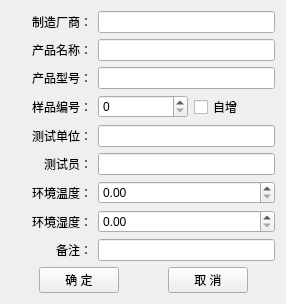
<?xml version="1.0" encoding="UTF-8"?>
<ui version="4.0">
 <class>HProductEditDialog</class>
 <widget class="QDialog" name="HProductEditDialog">
  <property name="geometry">
   <rect>
    <x>0</x>
    <y>0</y>
    <width>286</width>
    <height>304</height>
   </rect>
  </property>
  <property name="windowTitle">
   <string>Dialog</string>
  </property>
  <layout class="QGridLayout" name="gridLayout">
   <item row="0" column="0">
    <widget class="QLabel" name="label_01">
     <property name="minimumSize">
      <size>
       <width>60</width>
       <height>0</height>
      </size>
     </property>
     <property name="text">
      <string>制造厂商：</string>
     </property>
     <property name="alignment">
      <set>Qt::AlignRight|Qt::AlignTrailing|Qt::AlignVCenter</set>
     </property>
     <property name="buddy">
      <cstring>lineEdit_01</cstring>
     </property>
    </widget>
   </item>
   <item row="0" column="1" colspan="2">
    <widget class="QLineEdit" name="lineEdit_01">
     <property name="minimumSize">
      <size>
       <width>90</width>
       <height>0</height>
      </size>
     </property>
     <property name="alignment">
      <set>Qt::AlignCenter</set>
     </property>
    </widget>
   </item>
   <item row="1" column="0">
    <widget class="QLabel" name="label_02">
     <property name="minimumSize">
      <size>
       <width>60</width>
       <height>0</height>
      </size>
     </property>
     <property name="text">
      <string>产品名称：</string>
     </property>
     <property name="alignment">
      <set>Qt::AlignRight|Qt::AlignTrailing|Qt::AlignVCenter</set>
     </property>
     <property name="buddy">
      <cstring>lineEdit_02</cstring>
     </property>
    </widget>
   </item>
   <item row="1" column="1" colspan="2">
    <widget class="QLineEdit" name="lineEdit_02">
     <property name="minimumSize">
      <size>
       <width>90</width>
       <height>0</height>
      </size>
     </property>
     <property name="alignment">
      <set>Qt::AlignCenter</set>
     </property>
    </widget>
   </item>
   <item row="2" column="0">
    <widget class="QLabel" name="label_03">
     <property name="minimumSize">
      <size>
       <width>60</width>
       <height>0</height>
      </size>
     </property>
     <property name="text">
      <string>产品型号：</string>
     </property>
     <property name="alignment">
      <set>Qt::AlignRight|Qt::AlignTrailing|Qt::AlignVCenter</set>
     </property>
     <property name="buddy">
      <cstring>lineEdit_03</cstring>
     </property>
    </widget>
   </item>
   <item row="2" column="1" colspan="2">
    <widget class="QLineEdit" name="lineEdit_03">
     <property name="minimumSize">
      <size>
       <width>90</width>
       <height>0</height>
      </size>
     </property>
     <property name="alignment">
      <set>Qt::AlignCenter</set>
     </property>
    </widget>
   </item>
   <item row="3" column="0">
    <widget class="QLabel" name="label_04">
     <property name="minimumSize">
      <size>
       <width>72</width>
       <height>0</height>
      </size>
     </property>
     <property name="text">
      <string>样品编号：</string>
     </property>
     <property name="alignment">
      <set>Qt::AlignRight|Qt::AlignTrailing|Qt::AlignVCenter</set>
     </property>
     <property name="buddy">
      <cstring>spinBox_01</cstring>
     </property>
    </widget>
   </item>
   <item row="3" column="1">
    <widget class="QSpinBox" name="spinBox_01">
     <property name="minimumSize">
      <size>
       <width>90</width>
       <height>0</height>
      </size>
     </property>
    </widget>
   </item>
   <item row="3" column="2">
    <widget class="QCheckBox" name="checkBox_01">
     <property name="text">
      <string>自增</string>
     </property>
    </widget>
   </item>
   <item row="4" column="0">
    <widget class="QLabel" name="label_10">
     <property name="minimumSize">
      <size>
       <width>72</width>
       <height>0</height>
      </size>
     </property>
     <property name="text">
      <string>测试单位：</string>
     </property>
     <property name="alignment">
      <set>Qt::AlignRight|Qt::AlignTrailing|Qt::AlignVCenter</set>
     </property>
     <property name="buddy">
      <cstring>lineEdit_05</cstring>
     </property>
    </widget>
   </item>
   <item row="4" column="1" colspan="2">
    <widget class="QLineEdit" name="lineEdit_07">
     <property name="minimumSize">
      <size>
       <width>90</width>
       <height>0</height>
      </size>
     </property>
     <property name="alignment">
      <set>Qt::AlignCenter</set>
     </property>
    </widget>
   </item>
   <item row="5" column="0">
    <widget class="QLabel" name="label_06">
     <property name="minimumSize">
      <size>
       <width>72</width>
       <height>0</height>
      </size>
     </property>
     <property name="text">
      <string>测试员：</string>
     </property>
     <property name="alignment">
      <set>Qt::AlignRight|Qt::AlignTrailing|Qt::AlignVCenter</set>
     </property>
     <property name="buddy">
      <cstring>lineEdit_05</cstring>
     </property>
    </widget>
   </item>
   <item row="5" column="1" colspan="2">
    <widget class="QLineEdit" name="lineEdit_05">
     <property name="minimumSize">
      <size>
       <width>90</width>
       <height>0</height>
      </size>
     </property>
     <property name="alignment">
      <set>Qt::AlignCenter</set>
     </property>
    </widget>
   </item>
   <item row="6" column="0">
    <widget class="QLabel" name="label_07">
     <property name="minimumSize">
      <size>
       <width>72</width>
       <height>0</height>
      </size>
     </property>
     <property name="text">
      <string>环境温度：</string>
     </property>
     <property name="alignment">
      <set>Qt::AlignRight|Qt::AlignTrailing|Qt::AlignVCenter</set>
     </property>
     <property name="buddy">
      <cstring>doubleSpinBox_01</cstring>
     </property>
    </widget>
   </item>
   <item row="6" column="1" colspan="2">
    <widget class="QDoubleSpinBox" name="doubleSpinBox_01">
     <property name="minimumSize">
      <size>
       <width>90</width>
       <height>0</height>
      </size>
     </property>
    </widget>
   </item>
   <item row="7" column="0">
    <widget class="QLabel" name="label_08">
     <property name="minimumSize">
      <size>
       <width>72</width>
       <height>0</height>
      </size>
     </property>
     <property name="text">
      <string>环境湿度：</string>
     </property>
     <property name="alignment">
      <set>Qt::AlignRight|Qt::AlignTrailing|Qt::AlignVCenter</set>
     </property>
     <property name="buddy">
      <cstring>doubleSpinBox_02</cstring>
     </property>
    </widget>
   </item>
   <item row="8" column="0">
    <widget class="QLabel" name="label_09">
     <property name="minimumSize">
      <size>
       <width>60</width>
       <height>0</height>
      </size>
     </property>
     <property name="text">
      <string>备注：</string>
     </property>
     <property name="alignment">
      <set>Qt::AlignRight|Qt::AlignTrailing|Qt::AlignVCenter</set>
     </property>
     <property name="buddy">
      <cstring>lineEdit_01</cstring>
     </property>
    </widget>
   </item>
   <item row="8" column="1" colspan="2">
    <widget class="QLineEdit" name="lineEdit_06">
     <property name="minimumSize">
      <size>
       <width>90</width>
       <height>0</height>
      </size>
     </property>
     <property name="alignment">
      <set>Qt::AlignCenter</set>
     </property>
    </widget>
   </item>
   <item row="9" column="0" colspan="3">
    <layout class="QHBoxLayout" name="horizontalLayout_3">
     <property name="spacing">
      <number>9</number>
     </property>
     <item>
      <spacer name="horizontalSpacer_21">
       <property name="orientation">
        <enum>Qt::Horizontal</enum>
       </property>
       <property name="sizeHint" stdset="0">
        <size>
         <width>20</width>
         <height>20</height>
        </size>
       </property>
      </spacer>
     </item>
     <item>
      <widget class="QPushButton" name="pushButton_01">
       <property name="text">
        <string>确 定</string>
       </property>
       <property name="autoDefault">
        <bool>false</bool>
       </property>
      </widget>
     </item>
     <item>
      <spacer name="horizontalSpacer_22">
       <property name="orientation">
        <enum>Qt::Horizontal</enum>
       </property>
       <property name="sizeHint" stdset="0">
        <size>
         <width>40</width>
         <height>20</height>
        </size>
       </property>
      </spacer>
     </item>
     <item>
      <widget class="QPushButton" name="pushButton_02">
       <property name="text">
        <string>取 消</string>
       </property>
       <property name="autoDefault">
        <bool>false</bool>
       </property>
      </widget>
     </item>
     <item>
      <spacer name="horizontalSpacer_29">
       <property name="orientation">
        <enum>Qt::Horizontal</enum>
       </property>
       <property name="sizeHint" stdset="0">
        <size>
         <width>20</width>
         <height>20</height>
        </size>
       </property>
      </spacer>
     </item>
    </layout>
   </item>
   <item row="7" column="1" colspan="2">
    <widget class="QDoubleSpinBox" name="doubleSpinBox_02">
     <property name="minimumSize">
      <size>
       <width>90</width>
       <height>0</height>
      </size>
     </property>
    </widget>
   </item>
  </layout>
 </widget>
 <resources/>
 <connections>
  <connection>
   <sender>pushButton_01</sender>
   <signal>clicked()</signal>
   <receiver>HProductEditDialog</receiver>
   <slot>accept()</slot>
   <hints>
    <hint type="sourcelabel">
     <x>95</x>
     <y>288</y>
    </hint>
    <hint type="destinationlabel">
     <x>161</x>
     <y>158</y>
    </hint>
   </hints>
  </connection>
  <connection>
   <sender>pushButton_02</sender>
   <signal>clicked()</signal>
   <receiver>HProductEditDialog</receiver>
   <slot>reject()</slot>
   <hints>
    <hint type="sourcelabel">
     <x>228</x>
     <y>288</y>
    </hint>
    <hint type="destinationlabel">
     <x>161</x>
     <y>158</y>
    </hint>
   </hints>
  </connection>
 </connections>
</ui>
